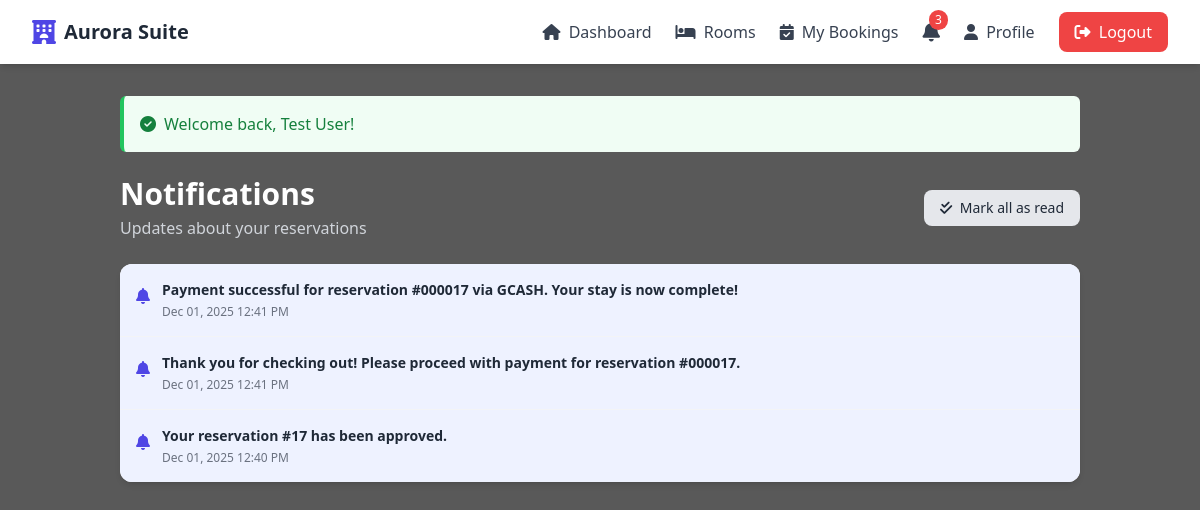
The page /user/notifications.php (signed in) on the database as committed earlier.
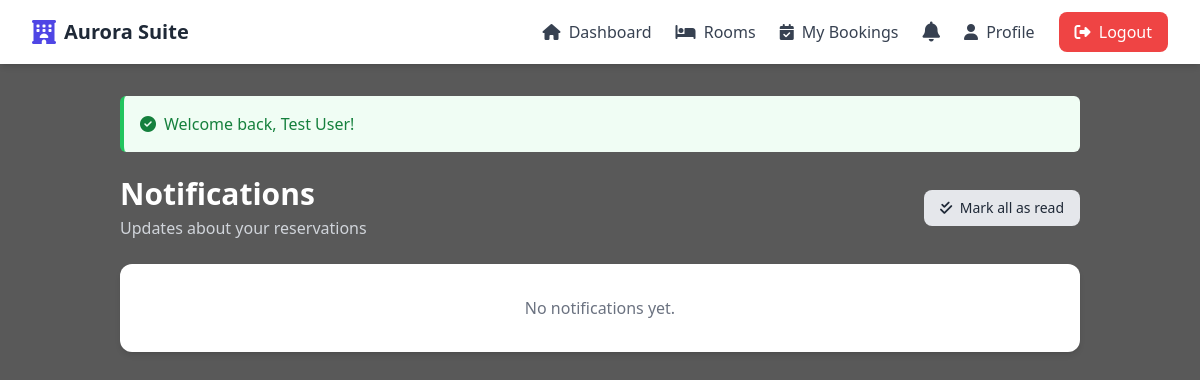
The same page on the database as committed later.
### tables this page shows
CREATE TABLE `notifications` (
  `id` int(11) NOT NULL,
  `user_id` int(11) NOT NULL,
  `type` varchar(50) NOT NULL,
  `message` varchar(255) NOT NULL,
  `link` varchar(255) DEFAULT NULL,
  `read_at` datetime DEFAULT NULL,
  `created_at` timestamp NOT NULL DEFAULT current_timestamp()
);

### user/notifications.php (the view, shortened to what the changed rows need)
<?php
require_once __DIR__ . '/../config/middleware.php';
$user_id = (int)$_SESSION['user_id'];
$stmt = $conn->prepare("SELECT id, type, message, link, read_at, created_at FROM notifications WHERE user_id = ? ORDER BY created_at DESC");
$stmt->bind_param("i", $user_id);
$stmt->execute();
$notifications = $stmt->get_result();
?>
<!DOCTYPE html>
<html lang="en">
<head>
    <script src="https://cdn.tailwindcss.com"></script>
    <link rel="stylesheet" href="https://cdnjs.cloudflare.com/ajax/libs/font-awesome/6.4.0/css/all.min.css">
</head>
<body style="min-height: 100vh;">
    <?php include __DIR__ . '/../includes/user_nav.php'; ?>
    <div class="max-w-5xl mx-auto px-4 sm:px-6 lg:px-8 py-8">
        <div class="flex items-center justify-between mb-6">
            <div>
                <h1 class="text-3xl font-bold text-white">Notifications</h1>
            </div>
        </div>
        <div class="bg-white rounded-xl shadow-md overflow-hidden">
            <?php if ($notifications->num_rows === 0): ?>
                <div class="p-8 text-center text-gray-500">No notifications yet.</div>
            <?php else: ?>
                <ul class="divide-y divide-gray-100">
                    <?php while ($n = $notifications->fetch_assoc()): ?>
                        <li class="p-4 flex items-start <?php echo $n['read_at'] ? '' : 'bg-indigo-50'; ?>">
                            <div class="mr-3 mt-1">
                                <i class="fas fa-bell text-indigo-600"></i>
                            </div>
                            <div class="flex-1">
                                <p class="text-sm text-gray-800 <?php echo $n['read_at'] ? '' : 'font-semibold'; ?>"><?php echo htmlspecialchars($n['message']); ?></p>
                                <p class="text-xs text-gray-500 mt-1"><?php echo date('M d, Y h:i A', strtotime($n['created_at'])); ?></p>
                            </div>
                        </li>
                    <?php endwhile; ?>
                </ul>
            <?php endif; ?>
        </div>
    </div>
</body>
</html>

### includes/user_nav.php (shortened to what the changed rows need)
<nav class="bg-white shadow-md sticky top-0 z-50">
    <div class="max-w-7xl mx-auto px-4 sm:px-6 lg:px-8">
        <div class="flex justify-between items-center h-16">
            <div class="hidden md:flex items-center space-x-6">
                <?php
                    $unread_count = 0; $latest_notes = [];
                    if (isset($_SESSION['user_id'])) {
                        $uid = (int)$_SESSION['user_id'];
                        $hasNotifications = false;
                        try {
                            $chk = $conn->query("SHOW TABLES LIKE 'notifications'");
                            $hasNotifications = $chk && $chk->num_rows > 0;
                        } catch (Exception $e) {
                            $hasNotifications = false;
                        }
                        if ($hasNotifications) {
                            $ns = $conn->prepare("SELECT COUNT(*) as c FROM notifications WHERE user_id = ? AND read_at IS NULL");
                            $ns->bind_param("i", $uid);
                            $ns->execute();
                            $cRes = $ns->get_result()->fetch_assoc();
                            $unread_count = (int)$cRes['c'];
                        }
                    }
                ?>
                <div class="relative">
                    <button id="notif-btn" class="relative text-gray-700 hover:text-indigo-600 transition-colors">
                        <i class="fas fa-bell text-xl"></i>
                        <?php if ($unread_count > 0): ?>
                        <span class="absolute -top-2 -right-2 bg-red-500 text-white text-xs rounded-full px-1.5 py-0.5">
                            <?php echo $unread_count; ?>
                        </span>
                        <?php endif; ?>
                    </button>
                </div>
            </div>
        </div>
    </div>
</nav>

Rows that differ between the two databases and show on the page:
removed notifications: message "Payment successful for reservation #000017 via GCASH. Your stay is now complete!", created_at "Dec 01, 2025 12:41 PM"
removed notifications: message "Thank you for checking out! Please proceed with payment for reservation #000017.", created_at "Dec 01, 2025 12:41 PM"
removed notifications: message "Your reservation #17 has been approved.", created_at "Dec 01, 2025 12:40 PM"
Other text that changed with them:
$unread_count: "3" → (not shown)
text now shown: "No notifications yet."
